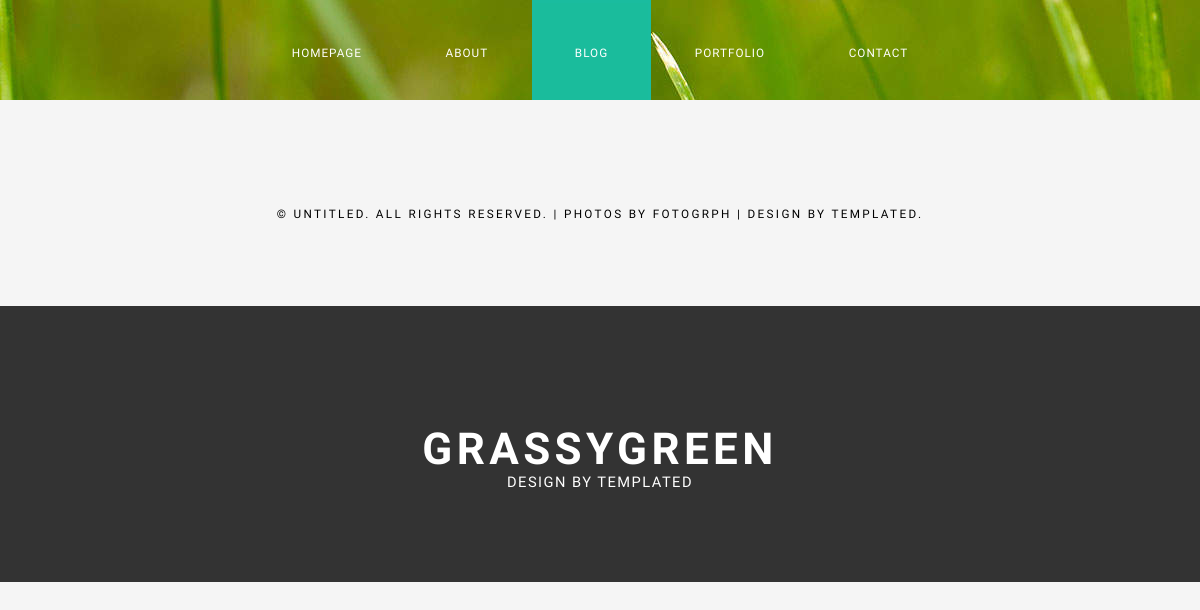
/index.php/posts/index/5, run on an earlier commit of the app's database.
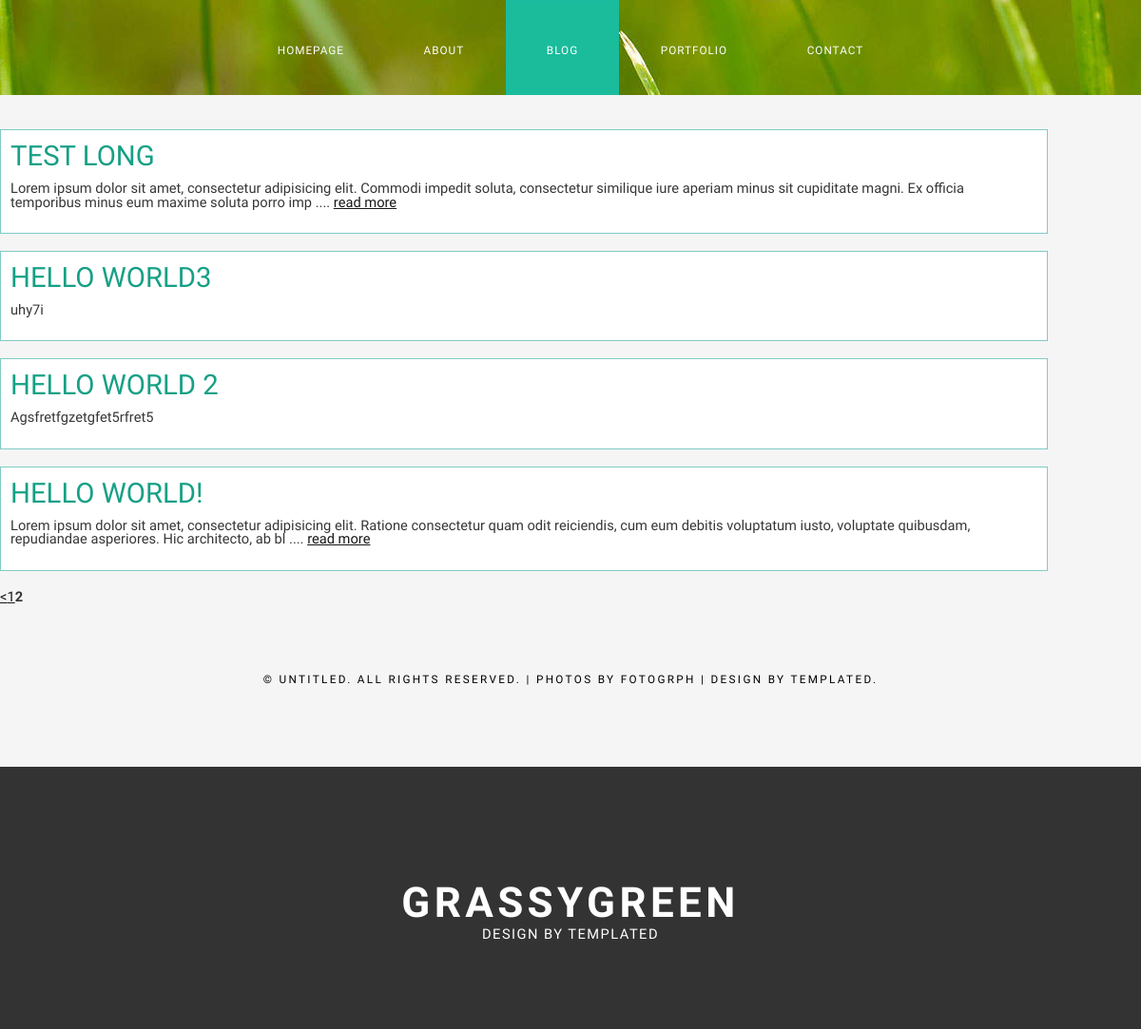
And on a later commit of the database.
### tables this page shows
CREATE TABLE `post` (
  `PostID` int(11) NOT NULL,
  `Title` text NOT NULL,
  `Content` text NOT NULL,
  `Date_Added` timestamp NOT NULL DEFAULT CURRENT_TIMESTAMP,
  `Active` tinyint(1) NOT NULL DEFAULT '1'
);

### application/controllers/posts.php (called while the page is built)
<?php
class Posts extends CI_Controller
{
	function index($start=0)
	{
		$limit = 5;
		$this->load->model('post');
		$this->load->library('pagination');
		$data['posts']=$this->post->get_posts($limit, $start);
		$config['base_url']     =   'http://localhost/mySite/index.php/posts/index';
		$config['total_rows']   =   $this->post->post_count();;
		$config['per_page']     =   $limit;
		$config['uri_segment']  =   3;
		$this->pagination->initialize($config);
		$data['pages'] = $this->pagination->create_links();
		$this->load->view('blog.php', $data);
	}
}

### index.php (called while the page is built, shortened)
<?php
require_once BASEPATH.'core/CodeIgniter.php';

### application/models/post.php (called while the page is built, shortened)
<?php
class Post extends CI_Model
{
	function get_posts($count=10, $start=0)
	{
		$this->db->select()->from('post')->where('active',1)->limit($count,$start)->order_by('Date_Added', 'desc');
		$query=$this->db->get();
		return $query->result_array();
	}
	function post_count()
	{
		$this->db->select()->from('post')->where('active',1);
		$query = $this->db->get();
		return $query->num_rows();
	}
}

### application/views/blog.php (the view, shortened to what this page needs)
<!DOCTYPE html PUBLIC "-//W3C//DTD XHTML 1.0 Strict//EN" "http://www.w3.org/TR/xhtml1/DTD/xhtml1-strict.dtd">
<html xmlns="http://www.w3.org/1999/xhtml">
<head>
<link href="<?php echo base_url(); ?>/asset/css/default.css" rel="stylesheet" type="text/css" media="all" />
<link href="<?php echo base_url(); ?>/asset/css/fonts.css" rel="stylesheet" type="text/css" media="all" />
</head>
<body>
<div id="wrapper">
	<div id="menu-wrapper">
		<div id="menu" class="container">
			<ul>
				<li><a href="<?php echo base_url(); ?>/index.php/homepage">Homepage</a></li>
				<li><a href="<?php echo base_url(); ?>/index.php/about">About</a></li>
				<li class="current_page_item"><a href="<?php echo base_url(); ?>/index.php/posts">Blog</a></li>
				<li><a href="<?php echo base_url(); ?>/index.php/portfolios">Portfolio</a></li>
				<li><a href="<?php echo base_url(); ?>/index.php/contacts">Contact</a></li>
			</ul>
		</div>
	</div>
	<br />
	<br />
	<div class="container">
		<?php
		if(!isset($posts))
		{
		?>
			<div id="page">
			<p> no Post </p>
			</div>
		<?php
		}
		else
		{
			foreach($posts as $row)
			{
		?>
				<div id="page">
					<div id="content">
						<div class="title"><h2><?=$row['Title']?></h2></div>
						<p>
							<?=substr($row['Content'],0,200)?>
							<?php if(mb_strlen($row['Content']) > 200)
							{?>
								.... <a href="http://localhost/mySite/index.php/single_posts/index/<?php echo $row['PostID']?>">read more</a>
							<?php
							}
							?>
						</p>
					</div>
				</div>
				<br>
		<?php
			}
		}
		?>
		<?=$pages ?>
	</div>
</div>
<div id="copyright" class="container">
	<p>&copy; Untitled. All rights reserved. | Photos by <a href="http://fotogrph.com/">Fotogrph</a> | Design by <a href="http://templated.co" rel="nofollow">TEMPLATED</a>.</p>
</div>
	<div id="header-wrapper">
		<div id="header" class="container">
			<div id="logo">
				<h1><a href="#">GrassyGreen</a></h1>
				<p>Design by <a href="http://templated.co" rel="nofollow">TEMPLATED</a></p>
			</div>
		</div>
	</div>
</body>
</html>

### asset/css/default.css (style rules this page uses)
html, body { height: 100%; }
body { margin: 0px; padding: 0px; background: whitesmoke; font-family: 'Raleway', sans-serif; font-size: 11pt; font-weight: 400; color: #363636; background-size: cover; }
h1, h2, h3 { margin: 0; padding: 0; }
p, ol, ul { margin-top: 0px; }
p { line-height: 100%; }
a { color: #171717; }
.title { margin-bottom: 10px; text-transform: uppercase; }
.title h2 { font-weight: 400; font-size: 2em; color: #16a085; }
.container { width: 1200px; margin: 0px auto; }
#header-wrapper { overflow: hidden; background: url(images/bg01.png) repeat; background-size: 100%; padding: 6em 0em 2em 0em; background: #333333; }
#header { position: relative; overflow: hidden; text-align: center; }
#logo { width: 500px; height: 100px; margin: 0 auto; padding: 2em 0em; text-transform: uppercase; }
#logo h1 { letter-spacing: 0.10em; font-size: 3em; }
#logo p { letter-spacing: 0.10em; color: #FFF; }
#logo a { text-decoration: none; color: #FFF; }
#menu-wrapper { width: 100%; background: #16a085; background: url(images/pic01.jpg); }
#menu { height : 100px; overflow: hidden; }
#menu ul { margin: 0; padding: 0px 0px 0px 0px; list-style: none; line-height: normal; text-align: center; }
#menu li { display: inline-block; }
#menu a { display: block; letter-spacing: 1px; padding: 0px 40px; text-decoration: none; text-align: center; text-transform: uppercase; font-size: 0.80em; line-height: 100px; border: none; color: #FFF; }
#menu a:hover, #menu .current_page_item { background-color: #1abc9c; }
#menu .current_page_item a { border: 3px solid #1abc9f; }
#page { margin-right: auto; width: 90%; border: 1px solid #80cbc4; position: relative; overflow: hidden; padding: 10px; background-color: white; }
#content { float: left; }
#copyright { overflow: hidden; padding: 5em 0em; text-align: center; }
#copyright p { letter-spacing: 0.20em; text-align: center; text-transform: uppercase; font-size: 0.80em; color: black; }
#copyright a { text-decoration: none; color: black; }
#menu ul { display: none; text-align: left; }
@media (min-width: 48em) { #menu ul { display: block; text-align: center; } }

What changed in the data, as far as the page shows it:
added post: Title "TEST LONG", Content "Lorem ipsum dolor sit amet, consectetur adipisicing elit. Commodi impedit soluta, consectetur similique iure aperiam minus sit cupiditate magni. Ex officia temporibus minus eum maxime soluta porro imp"
now on this page (row unchanged): post: Title "HELLO WORLD3", Content "uhy7i"
now on this page (row unchanged): post: Title "HELLO WORLD 2", Content "Agsfretfgzetgfet5rfret5"
now on this page (row unchanged): post: Title "HELLO WORLD!", Content "Lorem ipsum dolor sit amet, consectetur adipisicing elit. Ratione consectetur quam odit reiciendis, cum eum debitis voluptatum iusto, voluptate quibusdam, repudiandae asperiores. Hic architecto, ab bl"
Also different on the page:
$pages: (not shown) → "< 1 2"
